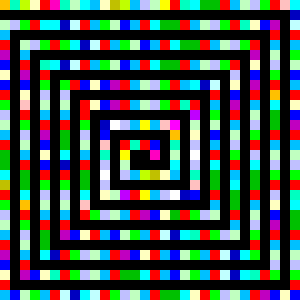
#> input picture Stegnography/challenge#7/not_art.png, 300 x 300 px
$ python image.py
#> lines starting #> are read from the running program, lines starting #| are printed output that depends on the picture
from PIL import Image

# https://www.bertnase.de/npiet/npiet-execute.php
# to compile the image just go there ^^^^

# (255,192,192)
# (255,255,192)
# (192,255,192)
# (192,255,255)
# (255,192,255)
# (255,0,0)
# (255,255,0)
# (0,255,0)
# (0,255,255)
# (0,0,255)
# (192,0,192)
# (0,0,0)
# (255,255,255)

#list of colors that piet can interpretate
list_of_color = [(255,192,192),(255,255,192),(192,255,192),(192,255,255), (255,192,255) ,(255,0,0),
(255,255,0),(0,255,0),(0,255,255),(0,0,255),(192,0,192),(0,0,0),(255,255,255)]

#list of colors found in the png that is not in the piet vocabulary
list_of_color_not_in_languaje = []

#opens the image
image1 = Image.open('not_art.png')
#> image1 is the input picture: PIL image 300x300 RGB; mean R, G, B 64.1, 81.2, 76.5

size = width,height = image1.size
#> size = (300, 300); width = 300; height = 300

print(list(image1.getdata())[0])
#| (255, 192, 0)
#loops the image and saves the colors that are not in the piet vocabulary
for color in list(image1.getdata()):
	# if it is, dont save it, if it is already in the blacklist, dont save it again
	if color in list_of_color or color in list_of_color_not_in_languaje:
		continue
	else:
		list_of_color_not_in_languaje.insert(0,color)
#> this loop made 90000 passes
#> color on passes 1 to 3: (255, 192, 0), (255, 192, 0), (255, 192, 0)
#> after the loop, list_of_color_not_in_languaje = [(255, 0, 255), (192, 0, 255), (0, 0, 192), (0, 192, 0), (192, 192, 255), (192, 192, 0), (0, 192, 255), (255, 0, 192), (192, 255, 0), (0, 255, 192), (255, 192, 0)]

#this is the new image
new_image = image1
#this is the data of the new image
new_image_data = []

#it loops for the color in the png again...
for color in list(image1.getdata()):
	# if the color is in the black list, then set it to black
	if(color in list_of_color_not_in_languaje):
		new_image_data += [(0,0,0)]
	# if not, then save it
	else:
		new_image_data += [color]
#> this loop made 90000 passes
#> (color, new_image_data) on passes 1 to 5: ((255, 192, 0), [(0, 0, 0)]), ((255, 192, 0), [(0, 0, 0), (0, 0, 0)]), ((255, 192, 0), [(0, 0, 0), (0, 0, 0), (0, 0, 0)]), ((255, 192, 0), [(0, 0, 0), (0, 0, 0), (0, 0, 0), (0, 0, 0)]), ((255, 192, 0), [(0, 0, 0), (0, 0, 0), (0, 0, 0), (0, 0, 0), (0, 0, 0)])
#> after the loop, new_image_data = 90000 items

# insert the pixels data into the new image
new_image.putdata(new_image_data)
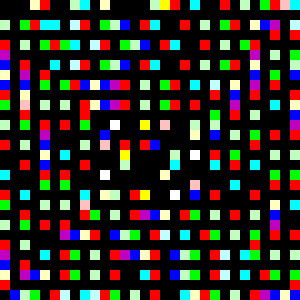
#> new_image: PIL image 300x300 RGB; mean R, G, B 51.2, 46, 40.6
# show the image
new_image.show()
#finaly save it
new_image.save('new1.png')

#print (list_of_color_not_in_languaje)(0,0,0))
#print(new_image_data)

new_new_image_data = []
new_new_image = Image.new ("RGB", size)
#> new_new_image: PIL image 300x300 RGB; every value is 0


for color in new_image_data:
	if color == (0,0,0):
		continue
	else:
		new_new_image_data += [color]
		print ('#%02x%02x%02x' % color)
#> this loop made 90000 passes
#> color on passes 1 to 12: (0, 0, 0), (0, 0, 0), (0, 0, 0), (0, 0, 0), (0, 0, 0), (0, 0, 0), (0, 0, 0), (0, 0, 0), (0, 0, 0), (0, 0, 0), (0, 0, 0), (0, 0, 0)
#> new_new_image_data on passes 31 to 33: [(255, 255, 192)], [(255, 255, 192), (255, 255, 192)], [(255, 255, 192), (255, 255, 192), (255, 255, 192)]
#| #ffffc0
#| #ffffc0
#| #ffffc0
#| #ffffc0
#| #ffffc0
#| #ffffc0
#| #ffffc0
#| #ffffc0
#> (further printed lines are left out)
#> after the loop, new_new_image_data = 30200 items

new_new_image.putdata(new_new_image_data)
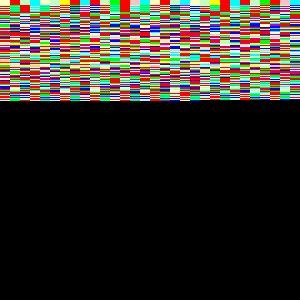
#> new_new_image: PIL image 300x300 RGB; mean R, G, B 51.2, 46, 40.6
new_new_image.show()
